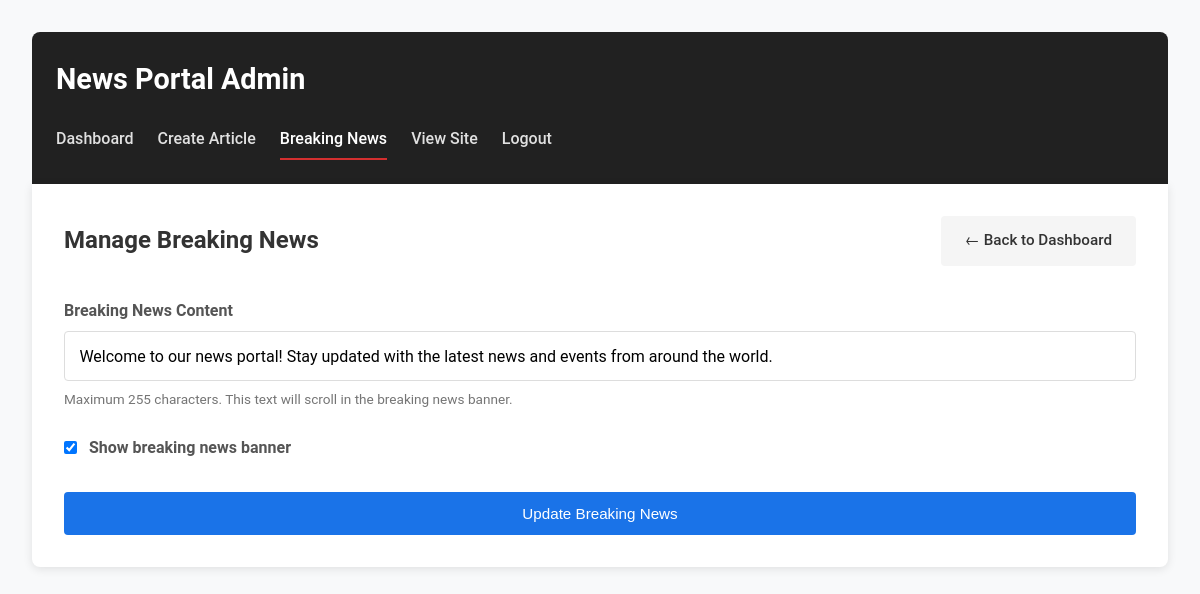
Page /admin/breaking-news (signed in) on the committed database.
### app.py (models this page shows, shortened)
class BreakingNews(db.Model):
    id = db.Column(db.Integer, primary_key=True)
    content = db.Column(db.String(255), nullable=False)
    active = db.Column(db.Boolean, default=True)
    created_at = db.Column(db.DateTime, default=datetime.utcnow)

### app.py (the view, shortened to what this page needs)
@app.route('/admin/breaking-news', methods=['GET', 'POST'])
@admin_required
def admin_breaking_news():
    current_news = BreakingNews.query.filter_by(active=True).order_by(BreakingNews.created_at.desc()).first()
    breaking_news_history = BreakingNews.query.filter(BreakingNews.active == False).order_by(
        BreakingNews.created_at.desc()).limit(10).all()
    return render_template('admin/manage_breaking_news.html',
                           current_news=current_news,
                           breaking_news_history=breaking_news_history)

### app.py (called while the page is built)
def admin_required(f):
    @wraps(f)
    def decorated_function(*args, **kwargs):
        if 'admin_logged_in' not in session:
            flash('Please log in to access the admin area.', 'error')
            return redirect(url_for('admin_login'))
        return f(*args, **kwargs)
    return decorated_function

@app.context_processor
def inject_categories():
    def get_categories():
        return Category.query.all()
    return dict(get_categories=get_categories)

@app.context_processor
def inject_breaking_news():
    breaking_news = BreakingNews.query.filter_by(active=True).order_by(BreakingNews.created_at.desc()).first()
    return dict(breaking_news=breaking_news)

### templates/admin/manage_breaking_news.html (shortened to what this page needs)
<!DOCTYPE html>
<html lang="en">
<head>
    <link rel="stylesheet" href="{{ url_for('static', filename='css/admin.css') }}">
</head>
<body>
    <div class="admin-container">
        <div class="admin-header">
            <h1>News Portal Admin</h1>
            <div class="admin-nav">
                <a href="{{ url_for('admin_dashboard') }}">Dashboard</a>
                <a href="{{ url_for('admin_create_article') }}">Create Article</a>
                <a href="{{ url_for('admin_breaking_news') }}" class="active">Breaking News</a>
                <a href="{{ url_for('index') }}" target="_blank">View Site</a>
                <a href="{{ url_for('admin_logout') }}">Logout</a>
            </div>
        </div>
        <div class="admin-content">
            <div class="form-header">
                <h2>Manage Breaking News</h2>
                <a href="{{ url_for('admin_dashboard') }}" class="btn back-btn">← Back to Dashboard</a>
            </div>
            <div class="breaking-news-form">
                <form method="POST" action="{{ url_for('admin_breaking_news') }}">
                    <div class="form-group">
                        <label for="content">Breaking News Content</label>
                        <input type="text" id="content" name="content" value="{{ current_news.content if current_news else '' }}" maxlength="255" required>
                        <small>Maximum 255 characters. This text will scroll in the breaking news banner.</small>
                    </div>
                    <div class="form-group checkbox-group">
                        <input type="checkbox" id="active" name="active" {% if current_news and current_news.active %}checked{% endif %}>
                        <label for="active">Show breaking news banner</label>
                    </div>
                    <div class="form-actions">
                        <button type="submit" class="btn submit-btn">Update Breaking News</button>
                    </div>
                </form>
            </div>
        </div>
    </div>
</body>
</html>

### static/css/admin.css (style rules this page uses)
* { margin: 0; padding: 0; box-sizing: border-box; }
body { font-family: 'Roboto', 'Helvetica Neue', Arial, sans-serif; line-height: 1.6; color: #333; background-color: #f8f9fa; }
a { text-decoration: none; color: #1a73e8; }
.admin-container { max-width: 1200px; margin: 0 auto; padding: 2rem; }
.admin-header { background-color: #212121; color: white; padding: 1.5rem; border-radius: 8px 8px 0 0; margin-bottom: 0; }
.admin-header h1 { font-size: 1.8rem; font-weight: 700; margin-bottom: 1rem; }
.admin-nav { display: flex; gap: 1.5rem; }
.admin-nav a { color: #e0e0e0; font-weight: 500; padding: 0.5rem 0; position: relative; }
.admin-nav a:after { content: ''; position: absolute; width: 0; height: 2px; bottom: 0; left: 0; background-color: #d32f2f; transition: width 0.3s ease; }
.admin-nav a:hover:after, .admin-nav a.active:after { width: 100%; }
.admin-nav a:hover, .admin-nav a.active { color: #ffffff; }
.admin-content { background-color: white; border-radius: 0 0 8px 8px; padding: 2rem; box-shadow: 0 2px 10px rgba(0, 0, 0, 0.1); }
.form-header { display: flex; justify-content: space-between; align-items: center; margin-bottom: 2rem; }
.form-group { margin-bottom: 1.5rem; }
.form-group label { display: block; margin-bottom: 0.5rem; font-weight: 600; color: #555; }
.form-group input[type="text"], .form-group input[type="url"], .form-group input[type="password"], .form-group textarea { width: 100%; padding: 0.9rem; border: 1px solid #ddd; border-radius: 4px; font-family: inherit; font-size: 1rem; }
.form-group small { display: block; margin-top: 0.5rem; color: #757575; font-size: 0.85rem; }
.checkbox-group { display: flex; align-items: center; }
.checkbox-group input { margin-right: 0.75rem; width: auto; }
.checkbox-group label { margin-bottom: 0; }
.form-actions { display: flex; gap: 1rem; margin-top: 2rem; }
.btn { display: inline-block; padding: 0.8rem 1.5rem; border-radius: 4px; font-weight: 500; cursor: pointer; transition: all 0.3s ease; text-decoration: none; font-size: 0.95rem; border: none; }
.back-btn { background-color: #f5f5f5; color: #333; }
.login-btn, .submit-btn { background-color: #1a73e8; color: white; width: 100%; }

### rows in the picture
BreakingNews: content "Welcome to our news portal! Stay updated with the latest news and events from around the world.", active "☑"
